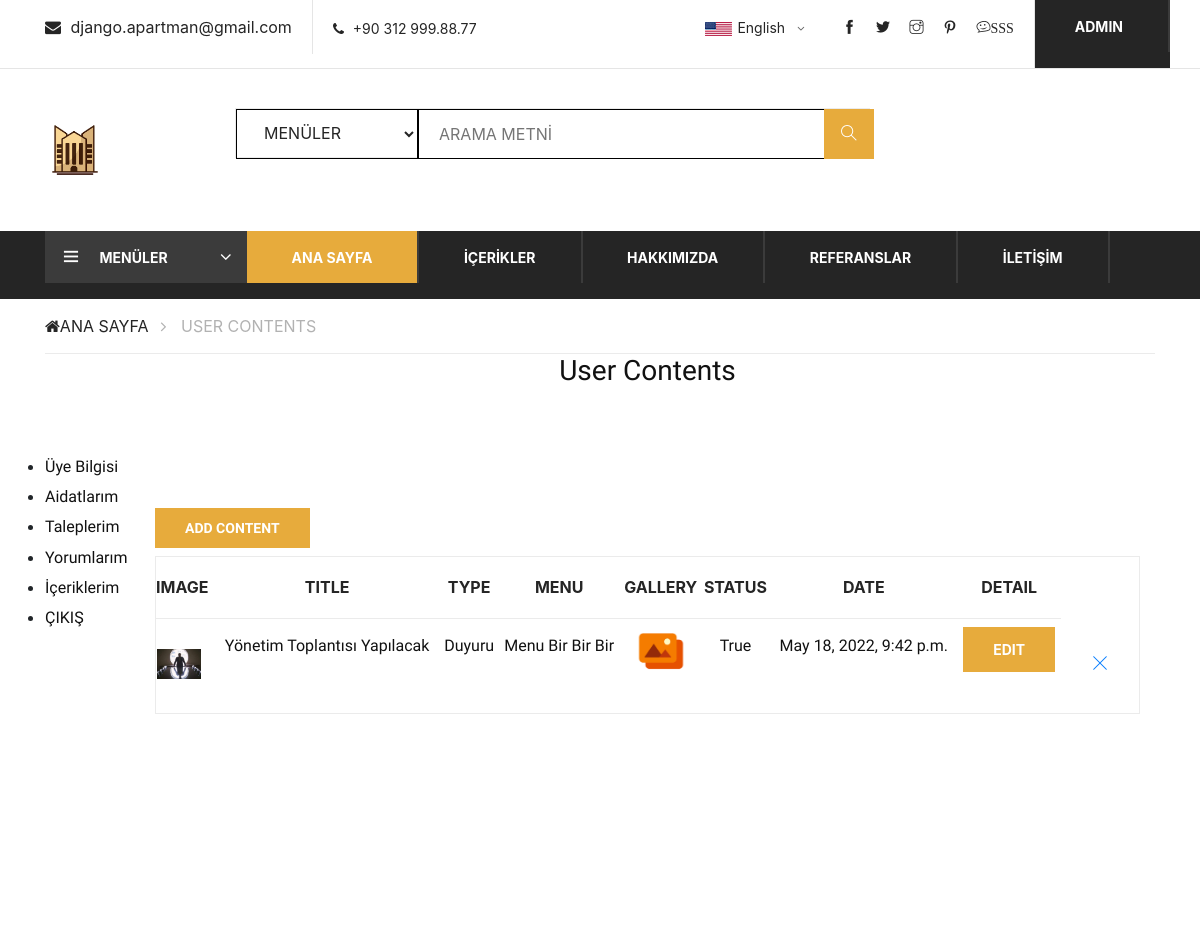
The page /user/contents/ (signed in, upper part) on the database as committed earlier.
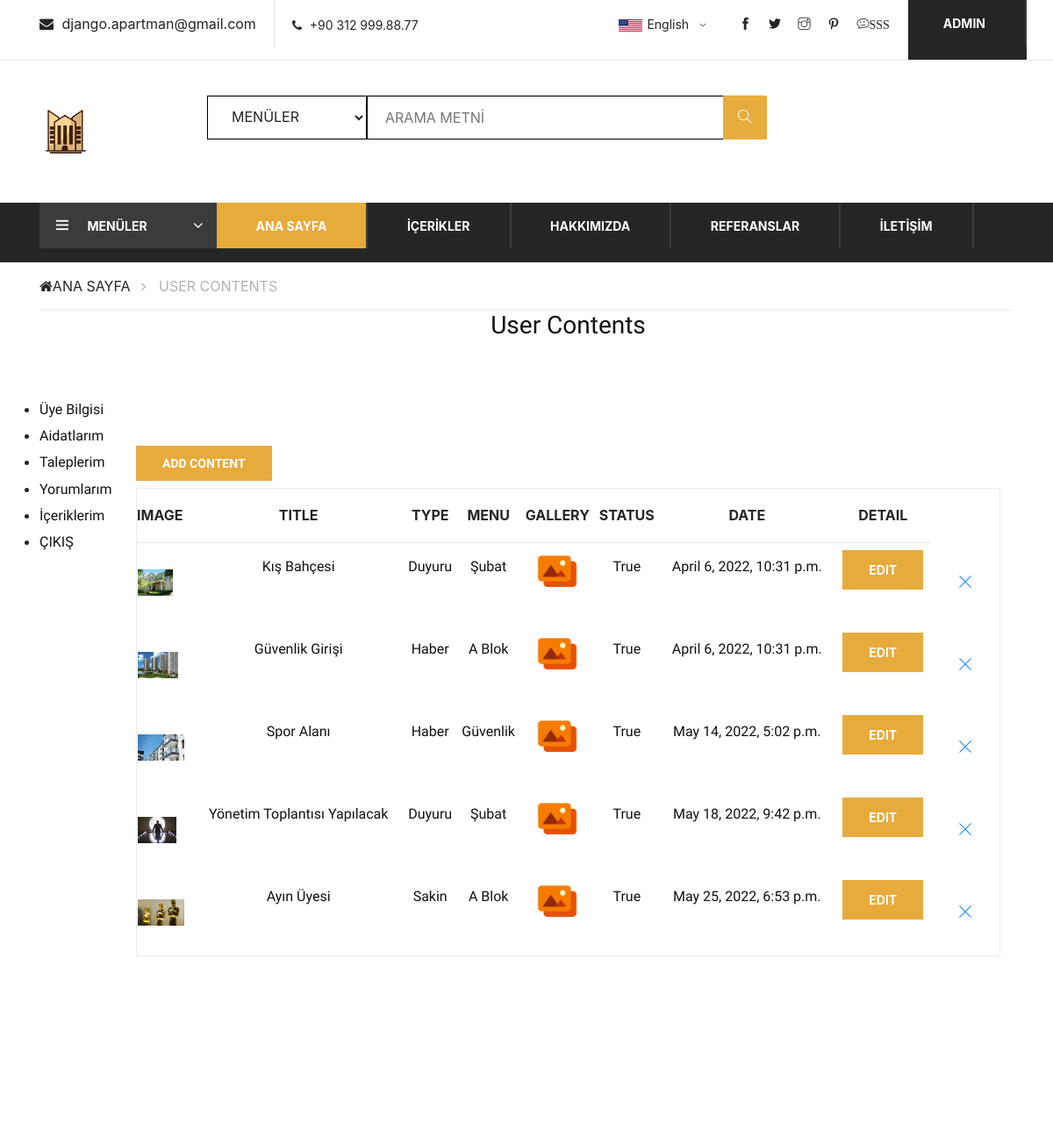
The same page on the database as committed later.
### content/models.py (models this page shows, shortened)
class Content(models.Model):
    STATUS = (
        ('True', 'Evet'),
        ('False', 'Hayır')
    )
    TYPE = (
        ('Haber', 'Haber'),
        ('Duyuru', 'Duyuru'),
        ('Etkinlik', 'Etkinlik'),
        ('Karar', 'Karar'),
        ('Anket', 'Anket'),
        ('Yonetim', 'Yonetim'),
        ('Sakin', 'Sakin')
    )
    user = models.ForeignKey(User, on_delete=models.SET_NULL, null=True)
    title = models.CharField(max_length=150)
    keywords = models.CharField(max_length=255)
    description = models.CharField(max_length=255)
    image = models.ImageField(blank=True, upload_to='images/')
    menu = models.ForeignKey(Menu, on_delete=models.CASCADE)  # relation with Menu table
    detail = RichTextUploadingField(null=True, blank=True)
    type = models.CharField(max_length=10, choices=TYPE)
    slug = models.SlugField(null=False, unique=True)
    status = models.CharField(max_length=10, choices=STATUS)
    create_at = models.DateTimeField(auto_now_add=True)
    update_at = models.DateTimeField(auto_now_add=True)
    def image_tag(self):
        if self.image:
            return mark_safe('<img src="{}" height="50"/>'.format(self.image.url))
    image_tag.short_description = 'Image'

class Menu(MPTTModel):
    STATUS = (
        ('True', 'Evet'),
        ('False', 'Hayır')
    )
    parent = TreeForeignKey('self', blank=True, null=True, related_name='children', on_delete=models.CASCADE)
    title = models.CharField(max_length=100)
    keywords = models.CharField(max_length=255)
    description = models.CharField(max_length=255)
    image = models.ImageField(blank=True, upload_to='images/')
    status = models.CharField(max_length=10, choices=STATUS)
    slug = models.SlugField(null=False, unique=True)
    create_at = models.DateTimeField(auto_now_add=True)
    update_at = models.DateTimeField(auto_now_add=True)
    class MPTTMeta:
        order_insertion_by = ['title']
    def image_tag(self):
        if self.image:
            return mark_safe('<img src="{}" height="50"/>'.format(self.image.url))
    image_tag.short_description = 'Image'

### user/views.py (the view)
# urls.py: path('contents/', views.contents, name='contents'),
@login_required(login_url='/login')  # Check login
def contents(request):
    menu = Menu.objects.all()
    current_user = request.user
    contents = Content.objects.filter(user_id=current_user.id)
    context = {
        'menu': menu,
        'comments': comments,
        'contents': contents,
    }
    return render(request, 'user_contents.html', context)

### user/templates/user_contents.html (shortened to what the changed rows need)
{% extends 'homebase.html' %}
{% load static %}
{% block content %}
<div class="section">
    <div class="container">
        <div class="row">
            <div class="col-md-11">
                <section class="shopping-cart spad">
                    <div class="container">
                        <div class="row">
                            <div class="col-lg-12">
                                <div class="cart-table">
                                    <table>
                                        <thead>
                                        <tr>
                                            <th class="p-name">Image</th>
                                            <th>Title</th>
                                            <th>Type</th>
                                            <th>Menu</th>
                                            <th>Gallery</th>
                                            <th>Status</th>
                                            <th>Date</th>
                                            <th>Detail</th>
                                        </tr>
                                        </thead>
                                        <tbody>
                                        {% for rs in contents %}
                                        <tr>
                                            <td class="cart-title first-row">
                                                <a href="/content/{{ rs.id }}/{{ rs.slug }}">
                                                    <img src="{{rs.image.url}}" style="height:30px;">
                                                </a>
                                            </td>
                                            <td><a href="/content/{{ rs.id }}/{{ rs.slug }}"><h6>{{rs.title}}</h6></a></td>
                                            <td><h6>{{rs.type}}</h6></td>
                                            <td><h6>{{rs.menu.title}}</h6></td>
                                            <td>
                                                <a href="javascript:;"
                                                   onclick="window.open('/user/contentaddimage/{{rs.id}}','gallery','height=600,width=800,top=50,left=150')">
                                                    <img src="{%static '' %}img/gallery.png" alt="" style="height:50px; width:50px">
                                                </a>
                                            </td>
                                            <td><h6>{{rs.status}}</h6></td>
                                            <td><h6>{{rs.create_at}}</h6></td>
                                            <td><a class="primary-btn" href="/user/contentedit/{{rs.id}}">Edit</a></td>
                                            <td class="close-td first-row">
                                                <a href="/user/contentdelete/{{rs.id}}" onclick="return confirm('Delete! Are you sure?')">
                                                    <i class="ti-close"></i>
                                                </a>
                                            </td>
                                        </tr>
                                        {% endfor %}
                                        </tbody>
                                    </table>
                                </div>
                            </div>
                        </div>
                    </div>
                </section>
            </div>
        </div>
    </div>
</div>
{% endblock %}

Rows that differ between the two databases and show on the page:
now on this page (row edited): Content: image (picture), title "Kış Bahçesi", type "Duyuru", menu "Şubat", status "True", create_at "April 6, 2022, 10:31 p.m."
now on this page (row edited): Content: image (picture), title "Güvenlik Girişi", type "Haber", menu "A Blok", status "True", create_at "April 6, 2022, 10:31 p.m."
now on this page (row edited): Content: image (picture), title "Spor Alanı", type "Haber", menu "Güvenlik", status "True", create_at "May 14, 2022, 5:02 p.m."
changed through a linked row, Content "Yönetim Toplantısı Yapılacak": menu "Menu Bir Bir Bir" → "Şubat"
added Content: image (picture), title "Ayın Üyesi", type "Sakin", menu "A Blok", status "True", create_at "May 25, 2022, 6:53 p.m."
